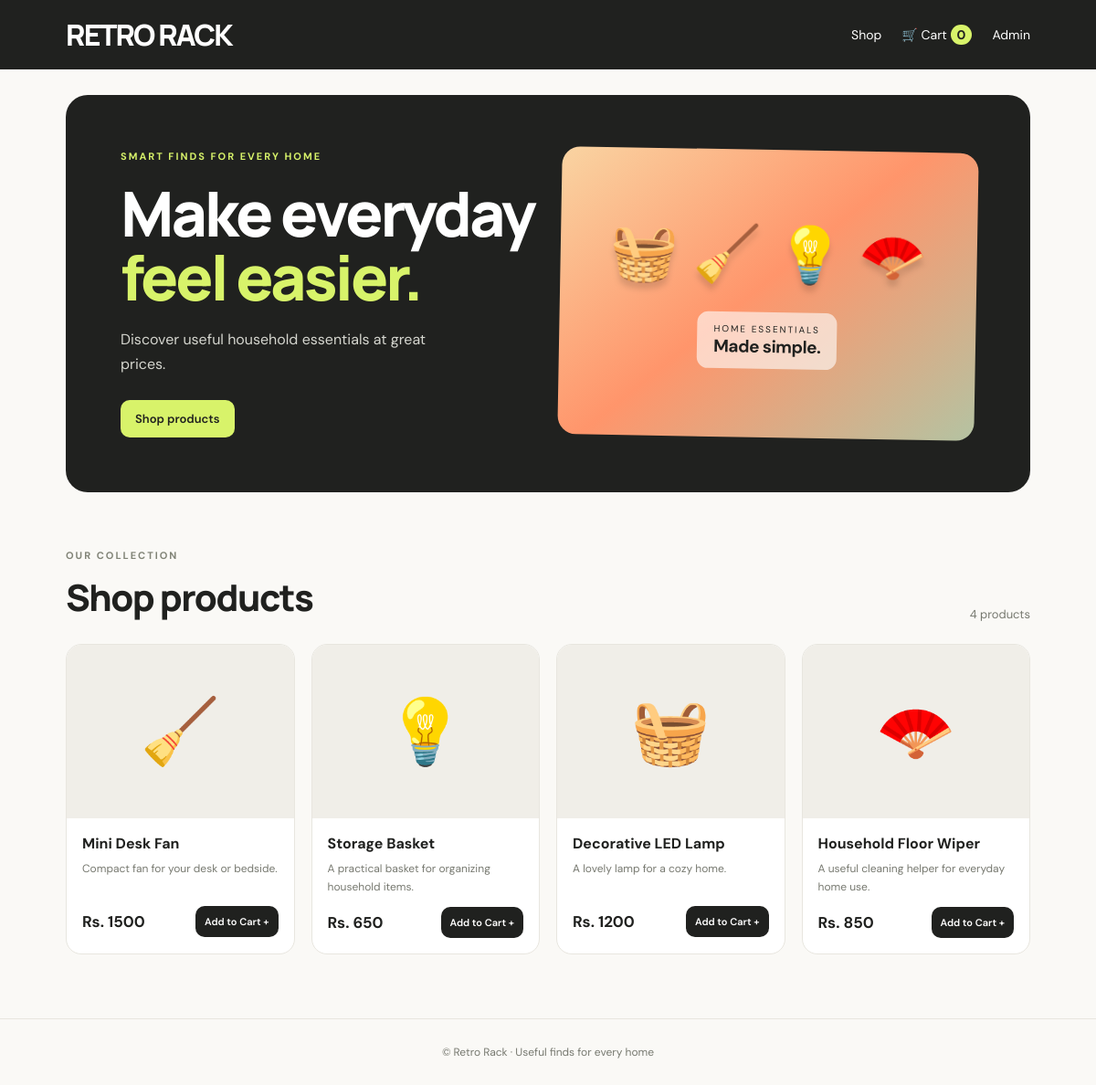
The page / on the database its author committed.
### tables this page shows
CREATE TABLE products (
            id INTEGER PRIMARY KEY AUTOINCREMENT, name TEXT NOT NULL,
            price REAL NOT NULL, description TEXT NOT NULL, image TEXT NOT NULL DEFAULT '');

### app.py (the view)
@app.route("/")
def home():
    with db() as con:
        products = con.execute("SELECT * FROM products ORDER BY id DESC").fetchall()
    return render_template("home.html", products=products)

### app.py (called while the page is built)
def db():
    con = sqlite3.connect(DB_PATH)
    con.row_factory = sqlite3.Row
    return con

def get_cart():
    return session.get("cart", {})

def cart_details():
    cart = get_cart()
    products, total, count = [], 0, 0
    with db() as con:
        for pid, qty in cart.items():
            p = con.execute("SELECT * FROM products WHERE id=?", (pid,)).fetchone()
            if p and int(qty) > 0:
                subtotal = p["price"] * int(qty)
                products.append({"product": p, "qty": int(qty), "subtotal": subtotal})
                total += subtotal
                count += int(qty)
    return products, total, count

@app.context_processor
def inject_cart_count():
    try:
        return {"cart_count": cart_details()[2]}
    except Exception:
        return {"cart_count": 0}

### Retro_Rack_Python_Website/templates/home.html
{% extends "base.html" %}{% block title %}Retro Rack | Home{% endblock %}{% block content %}
<section class="hero"><div class="hero-copy"><p class="eyebrow">SMART FINDS FOR EVERY HOME</p><h1>Make everyday<br><span>feel easier.</span></h1><p>Discover useful household essentials at great prices.</p><a class="btn light" href="#products">Shop products</a></div><div class="hero-art"><div class="emoji">🧺 🧹 💡 🪭</div><div class="hero-tag">HOME ESSENTIALS<br><b>Made simple.</b></div></div></section>
<section id="products" class="section"><div class="section-heading"><div><p class="eyebrow">OUR COLLECTION</p><h2>Shop products</h2></div><span>{{ products|length }} products</span></div>
<div class="product-grid">{% for p in products %}<article class="product-card"><div class="product-image">{% if p.image %}<img src="{{ url_for('static', filename='uploads/' + p.image) }}" alt="{{ p.name }}">{% else %}<span>{{ ['🧹','💡','🧺','🪭','🧽','🏠'][loop.index0 % 6] }}</span>{% endif %}</div><div class="product-info"><h3>{{ p.name }}</h3><p>{{ p.description }}</p><div class="product-bottom"><strong>Rs. {{ "%.0f"|format(p.price) }}</strong><form method="post" action="{{ url_for('add_to_cart', product_id=p.id) }}"><button class="btn" type="submit">Add to Cart +</button></form></div></div></article>{% else %}<p>No products yet.</p>{% endfor %}</div></section>{% endblock %}

### Retro_Rack_Python_Website/templates/base.html (shortened to what this page needs)
<!doctype html>
<html lang="en"><head><meta charset="utf-8"><meta name="viewport" content="width=device-width, initial-scale=1">
<title>{% block title %}Retro Rack{% endblock %}</title><link rel="stylesheet" href="{{ url_for('static', filename='style.css') }}"></head>
<body><header class="topbar"><a class="brand" href="{{ url_for('home') }}">RETRO RACK</a><nav><a href="{{ url_for('home') }}">Shop</a><a href="{{ url_for('cart') }}">🛒 Cart <span class="count">{{ cart_count }}</span></a><a href="{{ url_for('admin_login') }}">Admin</a></nav></header>
<main>{% block content %}{% endblock %}</main><footer>© Retro Rack · Useful finds for every home</footer></body></html>

### Retro_Rack_Python_Website/static/style.css (style rules this page uses)
:root { --ink:#20211f;--muted:#777970;--paper:#faf9f6;--line:#e8e6df;--lime:#d8f36a;--orange:#ff8b5e }
* { box-sizing:border-box }
body { margin:0;background:var(--paper);color:var(--ink);font-family:'DM Sans',sans-serif }
a { color:inherit;text-decoration:none }
.topbar { height:76px;padding:0 6%;display:flex;align-items:center;justify-content:space-between;background:#20211f;color:#fff }
.brand { font-family:Manrope,sans-serif;font-weight:800;font-size:clamp(22px,3vw,32px);letter-spacing:-1.8px }
.topbar nav { display:flex;gap:22px;align-items:center;font-size:14px }
.count { background:var(--lime);color:#20211f;border-radius:20px;padding:2px 7px;font-weight:700 }
.hero { margin:28px auto 0;width:88%;min-height:340px;border-radius:24px;background:#20211f;color:white;padding:clamp(26px,5vw,60px);display:grid;grid-template-columns:1fr 1fr;gap:25px;overflow:hidden;position:relative }
.hero-copy { position:relative;z-index:1 }
.eyebrow { font-size:11px;font-weight:700;letter-spacing:2px;color:#818477 }
.hero .eyebrow { color:var(--lime) }
h1,h2,h3,p { margin-top:0 }
.hero h1 { font:800 clamp(38px,5.8vw,68px)/1.03 Manrope,sans-serif;letter-spacing:-3px;margin:20px 0 }
.hero h1 span { color:var(--lime) }
.hero-copy>p:not(.eyebrow) { color:#d5d6cf;max-width:350px;line-height:1.7 }
.hero-art { border-radius:20px;background:linear-gradient(140deg,#f9d4a2,#ff956b 48%,#b4c3a2);display:flex;align-items:center;justify-content:center;flex-direction:column;min-height:250px;transform:rotate(1deg);color:#20211f }
.emoji { font-size:clamp(34px,5vw,62px);filter:drop-shadow(0 7px 3px #0002) }
.hero-tag { background:#fff9;padding:12px 18px;border-radius:12px;margin-top:24px;font-size:10px;letter-spacing:2px }
.hero-tag b { font-size:19px;letter-spacing:-.5px }
.btn { border:0;background:var(--ink);color:white;border-radius:10px;padding:12px 16px;display:inline-block;font:600 13px 'DM Sans',sans-serif;cursor:pointer;text-align:center }
.btn.light { background:var(--lime);color:var(--ink);margin-top:10px }
.section { width:88%;margin:62px auto }
.section-heading { display:flex;justify-content:space-between;align-items:end;margin-bottom:24px }
.section-heading h1,.section-heading h2,.section>h1 { font:800 clamp(28px,4vw,40px) Manrope,sans-serif;letter-spacing:-1.5px;margin:0 }
.section-heading>span { font-size:13px;color:var(--muted) }
.product-grid { display:grid;grid-template-columns:repeat(4,minmax(0,1fr));gap:18px }
.product-card { background:#fff;border:1px solid var(--line);border-radius:17px;overflow:hidden;transition:transform .2s }
.product-image { height:190px;background:#f0eee8;display:grid;place-items:center;overflow:hidden }
.product-image span { font-size:70px }
.product-info { padding:17px }
.product-info h3 { font-size:16px;margin-bottom:8px }
.product-info p { font-size:12px;line-height:1.6;color:var(--muted);min-height:38px }
.product-bottom { display:flex;align-items:center;justify-content:space-between;gap:8px }
.product-bottom strong { font-size:17px;white-space:nowrap }
.product-bottom .btn { padding:10px;font-size:11px;white-space:nowrap }
footer { text-align:center;padding:28px;color:var(--muted);font-size:12px;border-top:1px solid var(--line);margin-top:70px }

### rows shown on the page
products: index0 "🧹", name "Mini Desk Fan", description "Compact fan for your desk or bedside.", price "1500"
products: index0 "💡", name "Storage Basket", description "A practical basket for organizing household items.", price "650"
products: index0 "🧺", name "Decorative LED Lamp", description "A lovely lamp for a cozy home.", price "1200"
products: index0 "🪭", name "Household Floor Wiper", description "A useful cleaning helper for everyday home use.", price "850"

### other values the page prints
{{ cart_count }} "0"
{{ products|length }} "4"
